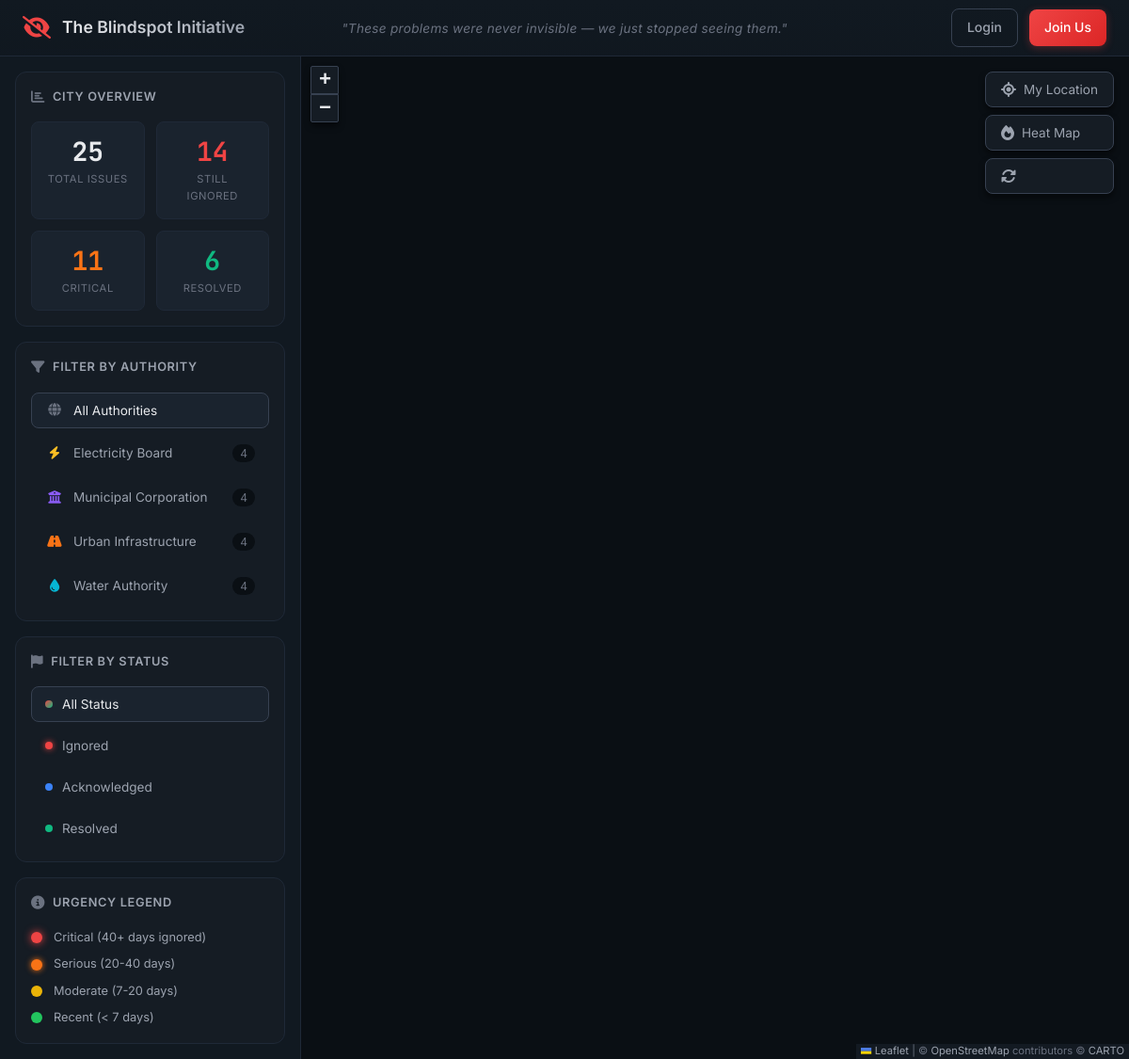
The page / on the database its author committed.
### core/models.py (models this page shows, shortened)
class Authority(models.Model):
    name = models.CharField(max_length=100)
    description = models.TextField(blank=True)
    icon = models.CharField(max_length=50, default='fa-building')  # FontAwesome icon
    color = models.CharField(max_length=7, default='#4d9fff')  # Hex color for markers
    class Meta:
        verbose_name_plural = "Authorities"
        ordering = ['name']

### core/views.py (the view)
# urls.py: path('', views.index, name='index'),
def index(request):
    authorities = Authority.objects.prefetch_related('categories').all()
    categories = Category.objects.select_related('authority').all()
    stats = {
        'total_issues': Issue.objects.count(),
        'ignored_issues': Issue.objects.filter(status='ignored').count(),
        'resolved_issues': Issue.objects.filter(status='resolved').count(),
        'critical_issues': Issue.objects.filter(severity__gte=4, status='ignored').count(),
    }
    context = {
        'authorities': authorities,
        'categories': categories,
        'stats': stats,
    }
    return render(request, 'core/index.html', context)

### templates/core/index.html (shortened to what this page needs)
{% extends 'base.html' %}
{% load static %}
{% block content %}
<div class="app-container">
    <aside class="sidebar">
        <div class="panel stats-panel">
            <h3 class="panel-title">
                <i class="fa-solid fa-chart-bar"></i> City Overview
            </h3>
            <div class="stats-grid">
                <div class="stat-card stat-total">
                    <div class="stat-value" id="stat-total">{{ stats.total_issues }}</div>
                    <div class="stat-label">Total Issues</div>
                </div>
                <div class="stat-card stat-ignored">
                    <div class="stat-value" id="stat-ignored">{{ stats.ignored_issues }}</div>
                    <div class="stat-label">Still Ignored</div>
                </div>
                <div class="stat-card stat-critical">
                    <div class="stat-value" id="stat-critical">{{ stats.critical_issues }}</div>
                    <div class="stat-label">Critical</div>
                </div>
                <div class="stat-card stat-resolved">
                    <div class="stat-value" id="stat-resolved">{{ stats.resolved_issues }}</div>
                    <div class="stat-label">Resolved</div>
                </div>
            </div>
        </div>
        <div class="panel filter-panel">
            <h3 class="panel-title">
                <i class="fa-solid fa-filter"></i> Filter by Authority
            </h3>
            <div class="filter-list">
                <button class="filter-btn active" data-authority="all">
                    <i class="fa-solid fa-globe"></i>
                    <span>All Authorities</span>
                </button>
                {% for authority in authorities %}
                <button class="filter-btn" data-authority="{{ authority.id }}"
                    style="--authority-color: {{ authority.color }}">
                    <i class="fa-solid {{ authority.icon }}"></i>
                    <span>{{ authority.name }}</span>
                    <span class="filter-count">{{ authority.categories.count }}</span>
                </button>
                {% endfor %}
            </div>
        </div>
        <div class="panel filter-panel">
            <h3 class="panel-title">
                <i class="fa-solid fa-flag"></i> Filter by Status
            </h3>
            <div class="filter-list">
                <button class="filter-btn status-btn active" data-status="all">
                    <span class="status-dot status-all"></span>
                    <span>All Status</span>
                </button>
                <button class="filter-btn status-btn" data-status="ignored">
                    <span class="status-dot status-ignored"></span>
                    <span>Ignored</span>
                </button>
                <button class="filter-btn status-btn" data-status="acknowledged">
                    <span class="status-dot status-acknowledged"></span>
                    <span>Acknowledged</span>
                </button>
                <button class="filter-btn status-btn" data-status="resolved">
                    <span class="status-dot status-resolved"></span>
                    <span>Resolved</span>
                </button>
            </div>
        </div>
        <div class="panel legend-panel">
            <h3 class="panel-title">
                <i class="fa-solid fa-circle-info"></i> Urgency Legend
            </h3>
            <div class="legend-items">
                <div class="legend-item">
                    <span class="legend-marker legend-critical"></span>
                    <span>Critical (40+ days ignored)</span>
                </div>
                <div class="legend-item">
                    <span class="legend-marker legend-serious"></span>
                    <span>Serious (20-40 days)</span>
                </div>
                <div class="legend-item">
                    <span class="legend-marker legend-moderate"></span>
                    <span>Moderate (7-20 days)</span>
                </div>
                <div class="legend-item">
                    <span class="legend-marker legend-recent"></span>
                    <span>Recent (< 7 days)</span>
                </div>
            </div>
        </div>
    </aside>
    <div class="map-wrapper">
        <div class="map-controls">
            <button class="map-control-btn" id="btn-my-location" title="Find issues near me">
                <i class="fa-solid fa-location-crosshairs"></i>
                <span>My Location</span>
            </button>
            <button class="map-control-btn" id="btn-toggle-heatmap" title="Toggle heat map">
                <i class="fa-solid fa-fire"></i>
                <span>Heat Map</span>
            </button>
            <button class="map-control-btn" id="btn-refresh" title="Refresh data">
                <i class="fa-solid fa-rotate"></i>
            </button>
        </div>
        <div id="map"></div>
    </div>
</div>
{% endblock %}

### templates/base.html (shortened to what this page needs)
{% load static %}
<!DOCTYPE html>
<html lang="en">
<head>
    <link rel="stylesheet" href="https://cdnjs.cloudflare.com/ajax/libs/font-awesome/6.4.0/css/all.min.css">
    <link rel="stylesheet" href="https://unpkg.com/leaflet@1.9.4/dist/leaflet.css" />
    <link rel="stylesheet" href="https://unpkg.com/leaflet.markercluster@1.4.1/dist/MarkerCluster.css" />
    <link rel="stylesheet" href="https://unpkg.com/leaflet.markercluster@1.4.1/dist/MarkerCluster.Default.css" />
    <link rel="stylesheet" href="{% static 'css/style.css' %}">
</head>
<body>
    <header class="header">
        <div class="header-left">
            <div class="logo">
                <i class="fa-solid fa-eye-slash"></i>
                <span class="logo-text">The Blindspot Initiative</span>
            </div>
        </div>
        <div class="header-center">
            <span class="tagline">"These problems were never invisible — we just stopped seeing them."</span>
        </div>
        <div class="header-right">
            {% if user.is_authenticated %}
                <a href="{% url 'report_issue' %}" class="btn btn-primary">
                    <i class="fa-solid fa-plus"></i> Report Issue
                </a>
                <div class="user-menu">
                    <span class="user-name"><i class="fa-solid fa-user"></i> {{ user.username }}</span>
                    <a href="{% url 'logout' %}" class="btn btn-ghost">Logout</a>
                </div>
            {% else %}
                <a href="{% url 'login' %}" class="btn btn-ghost">Login</a>
                <a href="{% url 'register' %}" class="btn btn-primary">Join Us</a>
            {% endif %}
        </div>
    </header>
    <main class="main-content">
        {% block content %}{% endblock %}
    </main>
</body>
</html>

### rows shown on the page
Authority: name "Electricity Board", categories.count "4"
Authority: name "Municipal Corporation", categories.count "4"
Authority: name "Urban Infrastructure", categories.count "4"
Authority: name "Water Authority", categories.count "4"

### other values the page prints
{{ stats.total_issues }} "25"
{{ stats.ignored_issues }} "14"
{{ stats.critical_issues }} "11"
{{ stats.resolved_issues }} "6"
